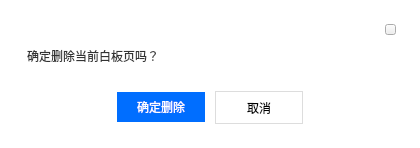
   <widget class="QWidget" name="dialogWindow">
    <property name="windowTitle">
     <string>DialogWindow</string>
    </property>
    <property name="styleSheet">
     <string notr="true">#dialogWindow{
	background-color: #7f000000;
}</string>
    </property>
    <layout class="QVBoxLayout" name="verticalLayout_3">
     <property name="spacing">
      <number>0</number>
     </property>
     <property name="leftMargin">
      <number>0</number>
     </property>
     <property name="topMargin">
      <number>0</number>
     </property>
     <property name="rightMargin">
      <number>0</number>
     </property>
     <property name="bottomMargin">
      <number>0</number>
     </property>
     <item>
      <layout class="QHBoxLayout" name="horizontalLayout_6">
       <property name="spacing">
        <number>0</number>
       </property>
       <item>
        <widget class="QWidget" name="widgetDialog" native="true">
         <property name="minimumSize">
          <size>
           <width>420</width>
           <height>148</height>
          </size>
         </property>
         <property name="maximumSize">
          <size>
           <width>420</width>
           <height>148</height>
          </size>
         </property>
         <property name="styleSheet">
          <string notr="true">#widgetDialog{
	background-color: #ffffff;
}</string>
         </property>
         <layout class="QVBoxLayout" name="verticalLayout_5">
          <property name="spacing">
           <number>0</number>
          </property>
          <property name="leftMargin">
           <number>24</number>
          </property>
          <property name="topMargin">
           <number>24</number>
          </property>
          <property name="rightMargin">
           <number>24</number>
          </property>
          <property name="bottomMargin">
           <number>24</number>
          </property>
          <item>
           <layout class="QHBoxLayout" name="horizontalLayout_7">
            <property name="spacing">
             <number>0</number>
            </property>
            <item>
             <widget class="QLabel" name="label">
              <property name="sizePolicy">
               <sizepolicy hsizetype="Expanding" vsizetype="Preferred">
                <horstretch>0</horstretch>
                <verstretch>0</verstretch>
               </sizepolicy>
              </property>
              <property name="styleSheet">
               <string notr="true">margin: 20px 0px 3px 0px;
font: bold 16pt &quot;Microsoft YaHei&quot;;
color: #333333;</string>
              </property>
              <property name="text">
               <string>确定删除当前白板页吗？</string>
              </property>
             </widget>
            </item>
            <item>
             <layout class="QVBoxLayout" name="verticalLayout_4">
              <property name="spacing">
               <number>0</number>
              </property>
              <item>
               <widget class="QPushButton" name="btnDialogClose">
                <property name="minimumSize">
                 <size>
                  <width>11</width>
                  <height>11</height>
                 </size>
                </property>
                <property name="maximumSize">
                 <size>
                  <width>11</width>
                  <height>11</height>
                 </size>
                </property>
                <property name="styleSheet">
                 <string notr="true">QPushButton {
	border-image: url(:/dialog/dialog/close-normal.png);
}

QPushButton:pressed {
	border-image: url(:/dialog/dialog/close-press.png);
}</string>
                </property>
                <property name="text">
                 <string/>
                </property>
               </widget>
              </item>
              <item>
               <spacer name="verticalSpacer_2">
                <property name="orientation">
                 <enum>Qt::Vertical</enum>
                </property>
                <property name="sizeHint" stdset="0">
                 <size>
                  <width>11</width>
                  <height>40</height>
                 </size>
                </property>
               </spacer>
              </item>
             </layout>
            </item>
           </layout>
          </item>
          <item>
           <spacer name="verticalSpacer">
            <property name="orientation">
             <enum>Qt::Vertical</enum>
            </property>
            <property name="sizeHint" stdset="0">
             <size>
              <width>20</width>
              <height>24</height>
             </size>
            </property>
           </spacer>
          </item>
          <item>
           <layout class="QHBoxLayout" name="horizontalLayout_8">
            <property name="spacing">
             <number>10</number>
            </property>
            <item>
             <spacer name="horizontalSpacer_2">
              <property name="orientation">
               <enum>Qt::Horizontal</enum>
              </property>
              <property name="sizeHint" stdset="0">
               <size>
                <width>40</width>
                <height>20</height>
               </size>
              </property>
             </spacer>
            </item>
            <item>
             <widget class="QPushButton" name="btnDialogOK">
              <property name="minimumSize">
               <size>
                <width>88</width>
                <height>30</height>
               </size>
              </property>
              <property name="maximumSize">
               <size>
                <width>88</width>
                <height>30</height>
               </size>
              </property>
              <property name="styleSheet">
               <string notr="true">QPushButton {
	border: none;
	background:  #006eff;
	color: #ffffff;
	font: 10pt &quot;Microsoft YaHei&quot;;
}

QPushButton:hover {
	background:  #0068f2;
}

QPushButton:pressed {
	background:  #0062e5;
}

QPushButton:disable {
	border: 1px solid #d5d5d5;
	color: #bbbbbb;
	background:  #f2f2f2;
}</string>
              </property>
              <property name="text">
               <string>确定删除</string>
              </property>
             </widget>
            </item>
            <item>
             <widget class="QPushButton" name="btnDialogCancel">
              <property name="minimumSize">
               <size>
                <width>88</width>
                <height>33</height>
               </size>
              </property>
              <property name="maximumSize">
               <size>
                <width>88</width>
                <height>33</height>
               </size>
              </property>
              <property name="styleSheet">
               <string notr="true">QPushButton {
	border: 1px solid #dddddd;
	background:  #ffffff;
	color: #000000;
	font: 10pt &quot;Microsoft YaHei&quot;;
}

QPushButton:hover {
	border: 1px solid #d2d2d2;
	background:  #f2f2f2;
}

QPushButton:pressed {
	border: 1px solid #d2d2d2;
	background:  #e5e5e5;
}

QPushButton:disable {
	border: 1px solid #d5d5d5;
	color: #bbbbbb;
	background:  #f2f2f2;
}</string>
              </property>
              <property name="text">
               <string>取消</string>
              </property>
             </widget>
            </item>
            <item>
             <spacer name="horizontalSpacer_3">
              <property name="orientation">
               <enum>Qt::Horizontal</enum>
              </property>
              <property name="sizeHint" stdset="0">
               <size>
                <width>40</width>
                <height>20</height>
               </size>
              </property>
             </spacer>
            </item>
           </layout>
          </item>
         </layout>
        </widget>
       </item>
      </layout>
     </item>
    </layout>
   </widget>
